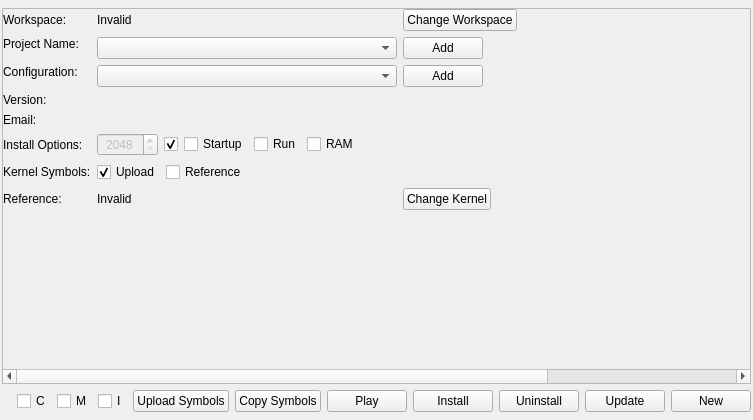
<?xml version="1.0" encoding="UTF-8"?>
<ui version="4.0">
 <class>ApplicationBuilder</class>
 <widget class="QWidget" name="ApplicationBuilder">
  <property name="geometry">
   <rect>
    <x>0</x>
    <y>0</y>
    <width>753</width>
    <height>420</height>
   </rect>
  </property>
  <property name="sizePolicy">
   <sizepolicy hsizetype="Expanding" vsizetype="Expanding">
    <horstretch>0</horstretch>
    <verstretch>0</verstretch>
   </sizepolicy>
  </property>
  <property name="minimumSize">
   <size>
    <width>250</width>
    <height>0</height>
   </size>
  </property>
  <property name="windowTitle">
   <string>Form</string>
  </property>
  <layout class="QVBoxLayout" name="verticalLayout">
   <property name="leftMargin">
    <number>2</number>
   </property>
   <property name="topMargin">
    <number>8</number>
   </property>
   <property name="rightMargin">
    <number>2</number>
   </property>
   <property name="bottomMargin">
    <number>8</number>
   </property>
   <item>
    <widget class="QScrollArea" name="scrollArea">
     <property name="widgetResizable">
      <bool>true</bool>
     </property>
     <widget class="QWidget" name="scrollAreaWidgetContents">
      <property name="geometry">
       <rect>
        <x>0</x>
        <y>0</y>
        <width>991</width>
        <height>345</height>
       </rect>
      </property>
      <layout class="QFormLayout" name="formLayout">
       <property name="fieldGrowthPolicy">
        <enum>QFormLayout::FieldsStayAtSizeHint</enum>
       </property>
       <property name="labelAlignment">
        <set>Qt::AlignLeading|Qt::AlignLeft|Qt::AlignVCenter</set>
       </property>
       <property name="formAlignment">
        <set>Qt::AlignLeading|Qt::AlignLeft|Qt::AlignTop</set>
       </property>
       <property name="horizontalSpacing">
        <number>6</number>
       </property>
       <property name="verticalSpacing">
        <number>6</number>
       </property>
       <property name="margin">
        <number>0</number>
       </property>
       <item row="5" column="0">
        <widget class="QLabel" name="workspaceLabel">
         <property name="text">
          <string>Workspace:</string>
         </property>
        </widget>
       </item>
       <item row="5" column="1">
        <layout class="QHBoxLayout" name="optionsHorizontalLayout_3">
         <item>
          <widget class="QLabel" name="workspaceValueLabel">
           <property name="minimumSize">
            <size>
             <width>300</width>
             <height>0</height>
            </size>
           </property>
           <property name="text">
            <string>Invalid</string>
           </property>
          </widget>
         </item>
         <item>
          <widget class="QPushButton" name="changeWorkspaceButton">
           <property name="sizePolicy">
            <sizepolicy hsizetype="Minimum" vsizetype="Fixed">
             <horstretch>0</horstretch>
             <verstretch>0</verstretch>
            </sizepolicy>
           </property>
           <property name="minimumSize">
            <size>
             <width>0</width>
             <height>0</height>
            </size>
           </property>
           <property name="text">
            <string>Change Workspace</string>
           </property>
          </widget>
         </item>
        </layout>
       </item>
       <item row="6" column="0">
        <widget class="QLabel" name="projectNameLabel">
         <property name="sizePolicy">
          <sizepolicy hsizetype="Fixed" vsizetype="Fixed">
           <horstretch>0</horstretch>
           <verstretch>0</verstretch>
          </sizepolicy>
         </property>
         <property name="minimumSize">
          <size>
           <width>0</width>
           <height>0</height>
          </size>
         </property>
         <property name="text">
          <string>Project Name:</string>
         </property>
        </widget>
       </item>
       <item row="6" column="1">
        <layout class="QHBoxLayout" name="horizontalLayout">
         <item>
          <widget class="QComboBox" name="projectNameComboBox">
           <property name="sizePolicy">
            <sizepolicy hsizetype="MinimumExpanding" vsizetype="Fixed">
             <horstretch>0</horstretch>
             <verstretch>0</verstretch>
            </sizepolicy>
           </property>
           <property name="minimumSize">
            <size>
             <width>300</width>
             <height>0</height>
            </size>
           </property>
          </widget>
         </item>
         <item>
          <widget class="QPushButton" name="addProjectButton">
           <property name="sizePolicy">
            <sizepolicy hsizetype="Minimum" vsizetype="Fixed">
             <horstretch>0</horstretch>
             <verstretch>0</verstretch>
            </sizepolicy>
           </property>
           <property name="minimumSize">
            <size>
             <width>0</width>
             <height>0</height>
            </size>
           </property>
           <property name="text">
            <string>Add</string>
           </property>
          </widget>
         </item>
         <item>
          <layout class="QHBoxLayout" name="newProjectHorizontalLayout">
           <property name="spacing">
            <number>6</number>
           </property>
           <item>
            <widget class="CLineEdit" name="newProject" native="true">
             <property name="sizePolicy">
              <sizepolicy hsizetype="Expanding" vsizetype="Preferred">
               <horstretch>0</horstretch>
               <verstretch>0</verstretch>
              </sizepolicy>
             </property>
             <property name="minimumSize">
              <size>
               <width>300</width>
               <height>0</height>
              </size>
             </property>
            </widget>
           </item>
           <item>
            <widget class="QPushButton" name="newProjectOkButton">
             <property name="sizePolicy">
              <sizepolicy hsizetype="Minimum" vsizetype="Fixed">
               <horstretch>0</horstretch>
               <verstretch>0</verstretch>
              </sizepolicy>
             </property>
             <property name="minimumSize">
              <size>
               <width>0</width>
               <height>0</height>
              </size>
             </property>
             <property name="text">
              <string>OK</string>
             </property>
            </widget>
           </item>
           <item>
            <widget class="QPushButton" name="newProjectCancelButton">
             <property name="sizePolicy">
              <sizepolicy hsizetype="Minimum" vsizetype="Fixed">
               <horstretch>0</horstretch>
               <verstretch>0</verstretch>
              </sizepolicy>
             </property>
             <property name="minimumSize">
              <size>
               <width>0</width>
               <height>0</height>
              </size>
             </property>
             <property name="text">
              <string>Cancel</string>
             </property>
            </widget>
           </item>
           <item>
            <widget class="QCheckBox" name="newProjectCppCheckBox">
             <property name="text">
              <string>C++</string>
             </property>
            </widget>
           </item>
          </layout>
         </item>
        </layout>
       </item>
       <item row="7" column="0">
        <widget class="QLabel" name="configurationLabel">
         <property name="sizePolicy">
          <sizepolicy hsizetype="Fixed" vsizetype="Fixed">
           <horstretch>0</horstretch>
           <verstretch>0</verstretch>
          </sizepolicy>
         </property>
         <property name="minimumSize">
          <size>
           <width>0</width>
           <height>0</height>
          </size>
         </property>
         <property name="text">
          <string>Configuration:</string>
         </property>
        </widget>
       </item>
       <item row="7" column="1">
        <layout class="QHBoxLayout" name="optionsHorizontalLayout_5">
         <item>
          <widget class="QComboBox" name="configurationComboBox">
           <property name="sizePolicy">
            <sizepolicy hsizetype="MinimumExpanding" vsizetype="Fixed">
             <horstretch>0</horstretch>
             <verstretch>0</verstretch>
            </sizepolicy>
           </property>
           <property name="minimumSize">
            <size>
             <width>300</width>
             <height>0</height>
            </size>
           </property>
          </widget>
         </item>
         <item>
          <widget class="QPushButton" name="addConfigurationButton">
           <property name="sizePolicy">
            <sizepolicy hsizetype="Minimum" vsizetype="Fixed">
             <horstretch>0</horstretch>
             <verstretch>0</verstretch>
            </sizepolicy>
           </property>
           <property name="minimumSize">
            <size>
             <width>0</width>
             <height>0</height>
            </size>
           </property>
           <property name="text">
            <string>Add</string>
           </property>
          </widget>
         </item>
        </layout>
       </item>
       <item row="8" column="0">
        <widget class="QLabel" name="versionLabel">
         <property name="text">
          <string>Version:</string>
         </property>
        </widget>
       </item>
       <item row="8" column="1">
        <widget class="CLineEdit" name="versionLineEdit" native="true">
         <property name="minimumSize">
          <size>
           <width>300</width>
           <height>0</height>
          </size>
         </property>
        </widget>
       </item>
       <item row="9" column="0">
        <widget class="QLabel" name="contactLabel">
         <property name="text">
          <string>Email:</string>
         </property>
        </widget>
       </item>
       <item row="9" column="1">
        <widget class="CLineEdit" name="contactLineEdit" native="true">
         <property name="minimumSize">
          <size>
           <width>300</width>
           <height>0</height>
          </size>
         </property>
        </widget>
       </item>
       <item row="11" column="0">
        <widget class="QLabel" name="optionsLabel">
         <property name="text">
          <string>Install Options:</string>
         </property>
        </widget>
       </item>
       <item row="11" column="1">
        <layout class="QHBoxLayout" name="optionsHorizontalLayout">
         <item>
          <widget class="QSpinBox" name="dataSizeSpinBox">
           <property name="enabled">
            <bool>false</bool>
           </property>
           <property name="alignment">
            <set>Qt::AlignCenter</set>
           </property>
           <property name="minimum">
            <number>2048</number>
           </property>
           <property name="maximum">
            <number>65536</number>
           </property>
           <property name="singleStep">
            <number>512</number>
           </property>
           <property name="value">
            <number>2048</number>
           </property>
          </widget>
         </item>
         <item>
          <widget class="QCheckBox" name="dataSizeLockCheckBox">
           <property name="text">
            <string/>
           </property>
           <property name="checked">
            <bool>true</bool>
           </property>
          </widget>
         </item>
         <item>
          <widget class="QCheckBox" name="optionsStartupCheckBox">
           <property name="text">
            <string>Startup</string>
           </property>
          </widget>
         </item>
         <item>
          <widget class="QCheckBox" name="optionsRunCheckBox">
           <property name="text">
            <string>Run</string>
           </property>
          </widget>
         </item>
         <item>
          <widget class="QCheckBox" name="optionsRamCheckBox">
           <property name="text">
            <string>RAM</string>
           </property>
          </widget>
         </item>
        </layout>
       </item>
       <item row="13" column="0">
        <widget class="QLabel" name="kernelLabel">
         <property name="text">
          <string>Kernel Symbols:</string>
         </property>
        </widget>
       </item>
       <item row="13" column="1">
        <layout class="QHBoxLayout" name="optionsHorizontalLayout_2">
         <item>
          <widget class="QCheckBox" name="kernelUploadCheckBox">
           <property name="text">
            <string>Upload</string>
           </property>
           <property name="checked">
            <bool>true</bool>
           </property>
          </widget>
         </item>
         <item>
          <widget class="QCheckBox" name="kernelReferenceCheckBox">
           <property name="text">
            <string>Reference</string>
           </property>
          </widget>
         </item>
        </layout>
       </item>
       <item row="14" column="0">
        <widget class="QLabel" name="kernelReferenceLabel">
         <property name="text">
          <string>Reference:</string>
         </property>
        </widget>
       </item>
       <item row="14" column="1">
        <layout class="QHBoxLayout" name="optionsHorizontalLayout_4">
         <item>
          <widget class="QLabel" name="kernelPathLabel">
           <property name="minimumSize">
            <size>
             <width>300</width>
             <height>0</height>
            </size>
           </property>
           <property name="text">
            <string>Invalid</string>
           </property>
          </widget>
         </item>
         <item>
          <widget class="QPushButton" name="changeKernelButton">
           <property name="sizePolicy">
            <sizepolicy hsizetype="Minimum" vsizetype="Fixed">
             <horstretch>0</horstretch>
             <verstretch>0</verstretch>
            </sizepolicy>
           </property>
           <property name="minimumSize">
            <size>
             <width>0</width>
             <height>0</height>
            </size>
           </property>
           <property name="text">
            <string>Change Kernel</string>
           </property>
          </widget>
         </item>
        </layout>
       </item>
      </layout>
     </widget>
    </widget>
   </item>
   <item>
    <layout class="QHBoxLayout" name="buttonLayout">
     <property name="topMargin">
      <number>0</number>
     </property>
     <item>
      <spacer name="horizontalSpacer">
       <property name="orientation">
        <enum>Qt::Horizontal</enum>
       </property>
       <property name="sizeHint" stdset="0">
        <size>
         <width>40</width>
         <height>20</height>
        </size>
       </property>
      </spacer>
     </item>
     <item>
      <widget class="QCheckBox" name="configureCheckBox">
       <property name="text">
        <string>C</string>
       </property>
      </widget>
     </item>
     <item>
      <widget class="QCheckBox" name="makeCheckBox">
       <property name="text">
        <string>M</string>
       </property>
      </widget>
     </item>
     <item>
      <widget class="QCheckBox" name="installCheckBox">
       <property name="text">
        <string>I</string>
       </property>
      </widget>
     </item>
     <item>
      <widget class="QPushButton" name="kernelUploadSymbolsButton">
       <property name="sizePolicy">
        <sizepolicy hsizetype="Minimum" vsizetype="Fixed">
         <horstretch>0</horstretch>
         <verstretch>0</verstretch>
        </sizepolicy>
       </property>
       <property name="minimumSize">
        <size>
         <width>0</width>
         <height>0</height>
        </size>
       </property>
       <property name="text">
        <string>Upload Symbols</string>
       </property>
      </widget>
     </item>
     <item>
      <widget class="QPushButton" name="kernelCopySymbolsButton">
       <property name="sizePolicy">
        <sizepolicy hsizetype="Minimum" vsizetype="Fixed">
         <horstretch>0</horstretch>
         <verstretch>0</verstretch>
        </sizepolicy>
       </property>
       <property name="minimumSize">
        <size>
         <width>0</width>
         <height>0</height>
        </size>
       </property>
       <property name="text">
        <string>Copy Symbols</string>
       </property>
      </widget>
     </item>
     <item>
      <widget class="QPushButton" name="playButton">
       <property name="sizePolicy">
        <sizepolicy hsizetype="Minimum" vsizetype="Fixed">
         <horstretch>0</horstretch>
         <verstretch>0</verstretch>
        </sizepolicy>
       </property>
       <property name="minimumSize">
        <size>
         <width>0</width>
         <height>0</height>
        </size>
       </property>
       <property name="text">
        <string>Play</string>
       </property>
      </widget>
     </item>
     <item>
      <widget class="QPushButton" name="installButton">
       <property name="sizePolicy">
        <sizepolicy hsizetype="Minimum" vsizetype="Fixed">
         <horstretch>0</horstretch>
         <verstretch>0</verstretch>
        </sizepolicy>
       </property>
       <property name="text">
        <string>Install</string>
       </property>
      </widget>
     </item>
     <item>
      <widget class="QPushButton" name="uninstallButton">
       <property name="sizePolicy">
        <sizepolicy hsizetype="Minimum" vsizetype="Fixed">
         <horstretch>0</horstretch>
         <verstretch>0</verstretch>
        </sizepolicy>
       </property>
       <property name="text">
        <string>Uninstall</string>
       </property>
      </widget>
     </item>
     <item>
      <widget class="QPushButton" name="updateButton">
       <property name="sizePolicy">
        <sizepolicy hsizetype="Minimum" vsizetype="Fixed">
         <horstretch>0</horstretch>
         <verstretch>0</verstretch>
        </sizepolicy>
       </property>
       <property name="minimumSize">
        <size>
         <width>0</width>
         <height>0</height>
        </size>
       </property>
       <property name="text">
        <string>Update</string>
       </property>
      </widget>
     </item>
     <item>
      <widget class="QPushButton" name="newButton">
       <property name="sizePolicy">
        <sizepolicy hsizetype="Minimum" vsizetype="Fixed">
         <horstretch>0</horstretch>
         <verstretch>0</verstretch>
        </sizepolicy>
       </property>
       <property name="minimumSize">
        <size>
         <width>0</width>
         <height>0</height>
        </size>
       </property>
       <property name="text">
        <string>New</string>
       </property>
      </widget>
     </item>
    </layout>
   </item>
  </layout>
 </widget>
 <customwidgets>
  <customwidget>
   <class>CLineEdit</class>
   <extends>QWidget</extends>
   <header>CSdk/CLineEdit.h</header>
   <container>1</container>
  </customwidget>
 </customwidgets>
 <tabstops>
  <tabstop>scrollArea</tabstop>
  <tabstop>projectNameComboBox</tabstop>
  <tabstop>optionsStartupCheckBox</tabstop>
  <tabstop>optionsRunCheckBox</tabstop>
  <tabstop>optionsRamCheckBox</tabstop>
  <tabstop>changeWorkspaceButton</tabstop>
  <tabstop>configureCheckBox</tabstop>
  <tabstop>makeCheckBox</tabstop>
  <tabstop>installCheckBox</tabstop>
  <tabstop>playButton</tabstop>
  <tabstop>uninstallButton</tabstop>
  <tabstop>updateButton</tabstop>
  <tabstop>newButton</tabstop>
  <tabstop>newProjectCancelButton</tabstop>
  <tabstop>newProjectCppCheckBox</tabstop>
  <tabstop>newProjectOkButton</tabstop>
 </tabstops>
 <resources/>
 <connections>
  <connection>
   <sender>dataSizeLockCheckBox</sender>
   <signal>toggled(bool)</signal>
   <receiver>dataSizeSpinBox</receiver>
   <slot>setDisabled(bool)</slot>
   <hints>
    <hint type="sourcelabel">
     <x>210</x>
     <y>184</y>
    </hint>
    <hint type="destinationlabel">
     <x>156</x>
     <y>184</y>
    </hint>
   </hints>
  </connection>
 </connections>
</ui>
